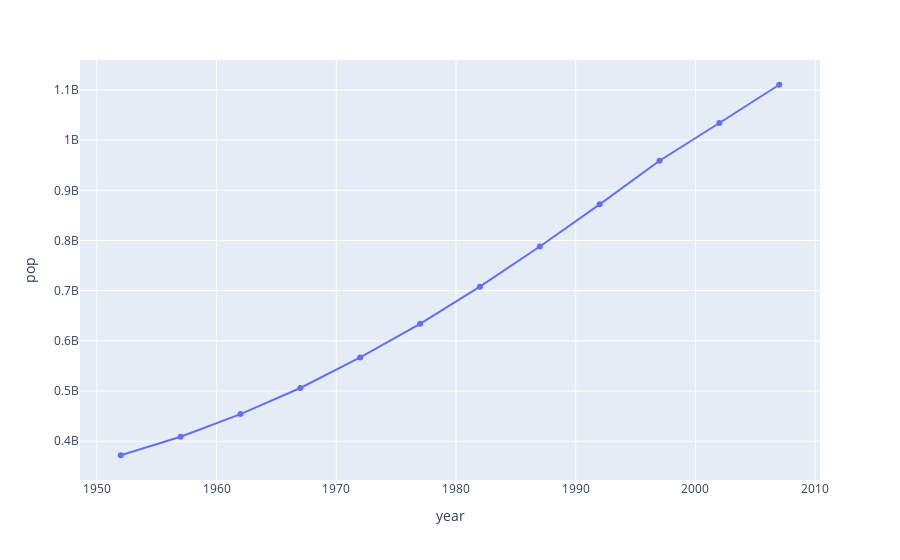

Notebook cell for this chart:
### Code cell
# lineplot 

temp_df= gap[gap['country'].isin (["India"])]
px.line(temp_df, x='year', y='pop', markers=True)

### Figure 1 — Plotly figure (JSON) as saved in the notebook; plotly's stock layout.template omitted (floating-point values rounded to 4 significant figures)
{"data": [{"hovertemplate": "year=%{x}<br>pop=%{y}<extra></extra>", "legendgroup": "", "line": {"color": "#636efa", "dash": "solid"}, "marker": {"symbol": "circle"}, "mode": "lines+markers", "name": "", "orientation": "v", "showlegend": false, "type": "scatter", "x": [1952, 1957, 1962, 1967, 1972, 1977, 1982, 1987, 1992, 1997, 2002, 2007], "xaxis": "x", "y": [372000000, 409000000, 454000000, 506000000, 567000000, 634000000, 708000000, 788000000, 872000000, 959000000, 1034172547, 1110396331], "yaxis": "y"}], "layout": {"legend": {"tracegroupgap": 0}, "margin": {"t": 60}, "xaxis": {"anchor": "y", "domain": [0, 1], "title": {"text": "year"}}, "yaxis": {"anchor": "x", "domain": [0, 1], "title": {"text": "pop"}}}}
